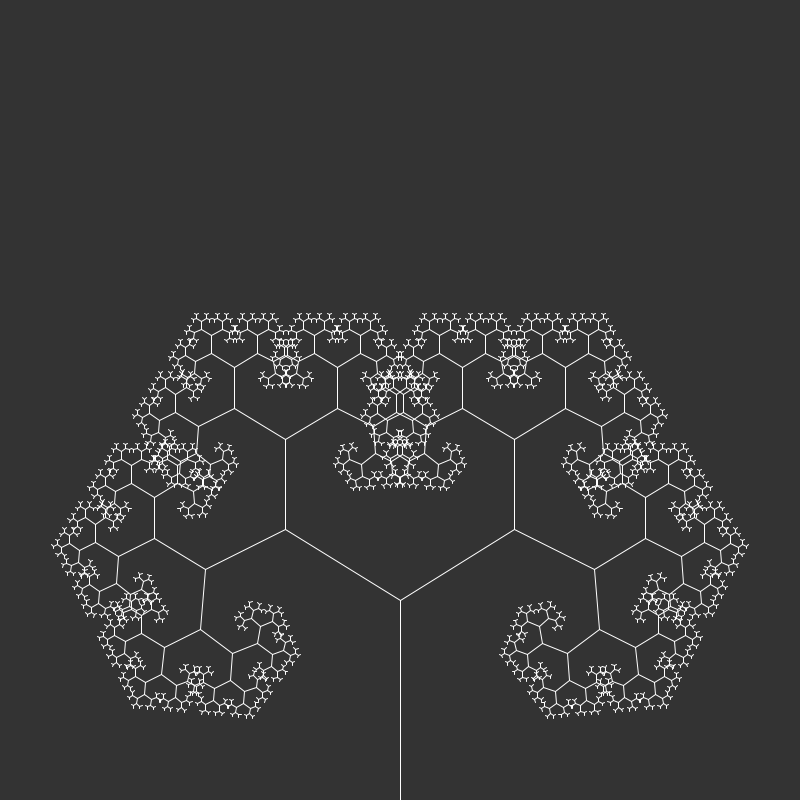
Frame 1 (no input)
Frame 60 (the mouse pressed at the canvas centre just before this capture): identical to frame 1, image omitted
Frame 120 (the mouse held since frame 60 and released just before this capture): identical to frame 1, image omitted

The Processing sketch that drew this single still picture (run headless with seeded random() and noise(); from frame 60 on, the mouse is pressed at the canvas centre):

// Processing sketch: Fractal_Tree
// ── Fractal_Tree.pde
float Angle = 45;
float Ratio = 0.67;


void setup(){
  size(800,800);
}

void draw(){
  background(51);
  stroke(255);
  translate(width/2, height);
  Branch(200);
}

void Branch(float Length) {
  line(0,0,0,-Length);
  translate(0,-Length);
  if (Length > 3) {
    pushMatrix();
    rotate(Angle);
    Branch(Length*Ratio);
    popMatrix();
    pushMatrix();
    rotate(-Angle);
    Branch(Length*Ratio);
    popMatrix();
  }
}

 void mouseWheel(MouseEvent event){
   Angle += event.getCount()/10.0;
 }
